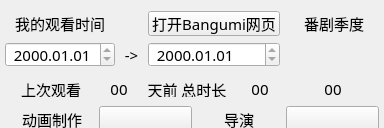
            <widget class="QWidget" name="widget_11" native="true">
             <property name="minimumSize">
              <size>
               <width>0</width>
               <height>128</height>
              </size>
             </property>
             <property name="maximumSize">
              <size>
               <width>16777215</width>
               <height>128</height>
              </size>
             </property>
             <layout class="QGridLayout" name="gridLayout_13">
              <property name="leftMargin">
               <number>5</number>
              </property>
              <property name="rightMargin">
               <number>5</number>
              </property>
              <property name="bottomMargin">
               <number>0</number>
              </property>
              <property name="horizontalSpacing">
               <number>9</number>
              </property>
              <item row="2" column="1">
               <widget class="QLabel" name="Weight_10">
                <property name="minimumSize">
                 <size>
                  <width>15</width>
                  <height>0</height>
                 </size>
                </property>
                <property name="maximumSize">
                 <size>
                  <width>100</width>
                  <height>16777215</height>
                 </size>
                </property>
                <property name="font">
                 <font>
                  <family>宋体</family>
                  <pointsize>11</pointsize>
                 </font>
                </property>
                <property name="text">
                 <string>-&gt;</string>
                </property>
                <property name="alignment">
                 <set>Qt::AlignCenter</set>
                </property>
               </widget>
              </item>
              <item row="2" column="2">
               <widget class="QDateEdit" name="AnimeEndTime">
                <property name="minimumSize">
                 <size>
                  <width>110</width>
                  <height>0</height>
                 </size>
                </property>
                <property name="font">
                 <font>
                  <family>宋体</family>
                  <pointsize>11</pointsize>
                 </font>
                </property>
                <property name="readOnly">
                 <bool>true</bool>
                </property>
                <property name="displayFormat">
                 <string> yyyy.MM.dd</string>
                </property>
               </widget>
              </item>
              <item row="2" column="0">
               <widget class="QDateEdit" name="AnimeStartTime">
                <property name="minimumSize">
                 <size>
                  <width>110</width>
                  <height>0</height>
                 </size>
                </property>
                <property name="font">
                 <font>
                  <family>宋体</family>
                  <pointsize>11</pointsize>
                 </font>
                </property>
                <property name="readOnly">
                 <bool>true</bool>
                </property>
                <property name="displayFormat">
                 <string> yyyy.MM.dd</string>
                </property>
               </widget>
              </item>
              <item row="1" column="3">
               <widget class="QLabel" name="Weight_5">
                <property name="maximumSize">
                 <size>
                  <width>100</width>
                  <height>16777215</height>
                 </size>
                </property>
                <property name="font">
                 <font>
                  <family>宋体</family>
                  <pointsize>11</pointsize>
                 </font>
                </property>
                <property name="text">
                 <string>番剧季度</string>
                </property>
                <property name="alignment">
                 <set>Qt::AlignCenter</set>
                </property>
               </widget>
              </item>
              <item row="3" column="0" colspan="4">
               <widget class="QWidget" name="widget_14" native="true">
                <property name="minimumSize">
                 <size>
                  <width>0</width>
                  <height>25</height>
                 </size>
                </property>
                <property name="maximumSize">
                 <size>
                  <width>16777215</width>
                  <height>28</height>
                 </size>
                </property>
                <layout class="QHBoxLayout" name="horizontalLayout">
                 <property name="spacing">
                  <number>0</number>
                 </property>
                 <property name="leftMargin">
                  <number>0</number>
                 </property>
                 <property name="topMargin">
                  <number>9</number>
                 </property>
                 <property name="rightMargin">
                  <number>0</number>
                 </property>
                 <property name="bottomMargin">
                  <number>3</number>
                 </property>
                 <item>
                  <widget class="QLabel" name="Weight_7">
                   <property name="minimumSize">
                    <size>
                     <width>0</width>
                     <height>15</height>
                    </size>
                   </property>
                   <property name="maximumSize">
                    <size>
                     <width>100</width>
                     <height>16777215</height>
                    </size>
                   </property>
                   <property name="font">
                    <font>
                     <family>宋体</family>
                     <pointsize>11</pointsize>
                    </font>
                   </property>
                   <property name="text">
                    <string>上次观看</string>
                   </property>
                   <property name="alignment">
                    <set>Qt::AlignCenter</set>
                   </property>
                  </widget>
                 </item>
                 <item>
                  <widget class="QLabel" name="AnimeIntervalDay">
                   <property name="minimumSize">
                    <size>
                     <width>40</width>
                     <height>0</height>
                    </size>
                   </property>
                   <property name="maximumSize">
                    <size>
                     <width>44</width>
                     <height>16777215</height>
                    </size>
                   </property>
                   <property name="font">
                    <font>
                     <family>宋体</family>
                     <pointsize>11</pointsize>
                    </font>
                   </property>
                   <property name="text">
                    <string>00</string>
                   </property>
                   <property name="alignment">
                    <set>Qt::AlignCenter</set>
                   </property>
                  </widget>
                 </item>
                 <item>
                  <widget class="QLabel" name="Weight_9">
                   <property name="minimumSize">
                    <size>
                     <width>0</width>
                     <height>15</height>
                    </size>
                   </property>
                   <property name="maximumSize">
                    <size>
                     <width>100</width>
                     <height>16777215</height>
                    </size>
                   </property>
                   <property name="font">
                    <font>
                     <family>宋体</family>
                     <pointsize>11</pointsize>
                    </font>
                   </property>
                   <property name="text">
                    <string>天前 总时长</string>
                   </property>
                   <property name="alignment">
                    <set>Qt::AlignCenter</set>
                   </property>
                  </widget>
                 </item>
                 <item>
                  <widget class="QLabel" name="AnimeTime">
                   <property name="minimumSize">
                    <size>
                     <width>50</width>
                     <height>0</height>
                    </size>
                   </property>
                   <property name="maximumSize">
                    <size>
                     <width>54</width>
                     <height>16777215</height>
                    </size>
                   </property>
                   <property name="font">
                    <font>
                     <family>宋体</family>
                     <pointsize>11</pointsize>
                    </font>
                   </property>
                   <property name="text">
                    <string>00</string>
                   </property>
                   <property name="alignment">
                    <set>Qt::AlignCenter</set>
                   </property>
                  </widget>
                 </item>
                 <item>
                  <widget class="QLabel" name="FloderSize">
                   <property name="font">
                    <font>
                     <family>宋体</family>
                     <pointsize>11</pointsize>
                    </font>
                   </property>
                   <property name="text">
                    <string>00</string>
                   </property>
                   <property name="alignment">
                    <set>Qt::AlignCenter</set>
                   </property>
                  </widget>
                 </item>
                </layout>
               </widget>
              </item>
              <item row="2" column="3">
               <widget class="QLabel" name="AnimeLocalSeason">
                <property name="minimumSize">
                 <size>
                  <width>90</width>
                  <height>0</height>
                 </size>
                </property>
                <property name="maximumSize">
                 <size>
                  <width>100</width>
                  <height>16777215</height>
                 </size>
                </property>
                <property name="font">
                 <font>
                  <family>宋体</family>
                  <pointsize>11</pointsize>
                 </font>
                </property>
                <property name="text">
                 <string/>
                </property>
                <property name="alignment">
                 <set>Qt::AlignCenter</set>
                </property>
               </widget>
              </item>
              <item row="4" column="0" colspan="4">
               <widget class="QWidget" name="widget_18" native="true">
                <property name="minimumSize">
                 <size>
                  <width>0</width>
                  <height>32</height>
                 </size>
                </property>
                <property name="maximumSize">
                 <size>
                  <width>16777215</width>
                  <height>32</height>
                 </size>
                </property>
                <layout class="QHBoxLayout" name="horizontalLayout_2">
                 <property name="spacing">
                  <number>0</number>
                 </property>
                 <property name="leftMargin">
                  <number>0</number>
                 </property>
                 <property name="topMargin">
                  <number>3</number>
                 </property>
                 <property name="rightMargin">
                  <number>0</number>
                 </property>
                 <property name="bottomMargin">
                  <number>3</number>
                 </property>
                 <item>
                  <widget class="QLabel" name="Weight_11">
                   <property name="maximumSize">
                    <size>
                     <width>100</width>
                     <height>16777215</height>
                    </size>
                   </property>
                   <property name="font">
                    <font>
                     <family>宋体</family>
                     <pointsize>11</pointsize>
                    </font>
                   </property>
                   <property name="text">
                    <string>动画制作</string>
                   </property>
                   <property name="alignment">
                    <set>Qt::AlignCenter</set>
                   </property>
                  </widget>
                 </item>
                 <item>
                  <widget class="QPushButton" name="AnimeProducer">
                   <property name="minimumSize">
                    <size>
                     <width>0</width>
                     <height>25</height>
                    </size>
                   </property>
                   <property name="font">
                    <font>
                     <family>宋体</family>
                     <pointsize>11</pointsize>
                    </font>
                   </property>
                   <property name="text">
                    <string/>
                   </property>
                  </widget>
                 </item>
                 <item>
                  <widget class="QLabel" name="Weight_12">
                   <property name="maximumSize">
                    <size>
                     <width>100</width>
                     <height>16777215</height>
                    </size>
                   </property>
                   <property name="font">
                    <font>
                     <family>宋体</family>
                     <pointsize>11</pointsize>
                    </font>
                   </property>
                   <property name="text">
                    <string>导演</string>
                   </property>
                   <property name="alignment">
                    <set>Qt::AlignCenter</set>
                   </property>
                  </widget>
                 </item>
                 <item>
                  <widget class="QPushButton" name="Supervisor">
                   <property name="minimumSize">
                    <size>
                     <width>0</width>
                     <height>25</height>
                    </size>
                   </property>
                   <property name="font">
                    <font>
                     <family>宋体</family>
                     <pointsize>11</pointsize>
                    </font>
                   </property>
                   <property name="text">
                    <string/>
                   </property>
                  </widget>
                 </item>
                </layout>
               </widget>
              </item>
              <item row="1" column="0">
               <widget class="QLabel" name="Weight_8">
                <property name="maximumSize">
                 <size>
                  <width>200</width>
                  <height>16777215</height>
                 </size>
                </property>
                <property name="font">
                 <font>
                  <family>宋体</family>
                  <pointsize>11</pointsize>
                 </font>
                </property>
                <property name="text">
                 <string>我的观看时间</string>
                </property>
                <property name="alignment">
                 <set>Qt::AlignCenter</set>
                </property>
               </widget>
              </item>
              <item row="1" column="2">
               <widget class="QPushButton" name="OpenBangumiLink">
                <property name="minimumSize">
                 <size>
                  <width>130</width>
                  <height>25</height>
                 </size>
                </property>
                <property name="font">
                 <font>
                  <family>宋体</family>
                  <pointsize>11</pointsize>
                 </font>
                </property>
                <property name="text">
                 <string>打开Bangumi网页</string>
                </property>
               </widget>
              </item>
             </layout>
            </widget>
